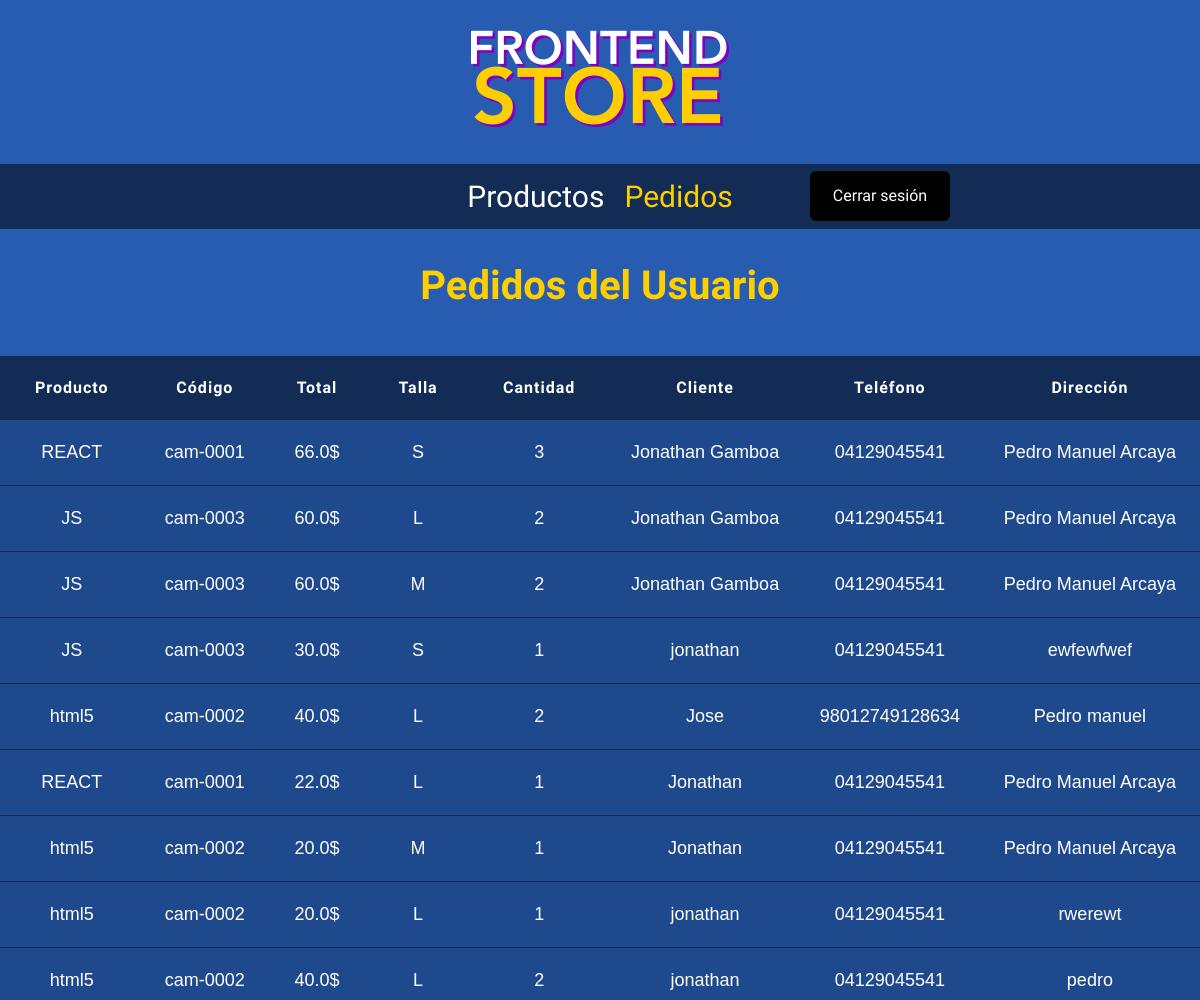
Page /admin/pedidos (signed in, upper part) on the earlier database version.
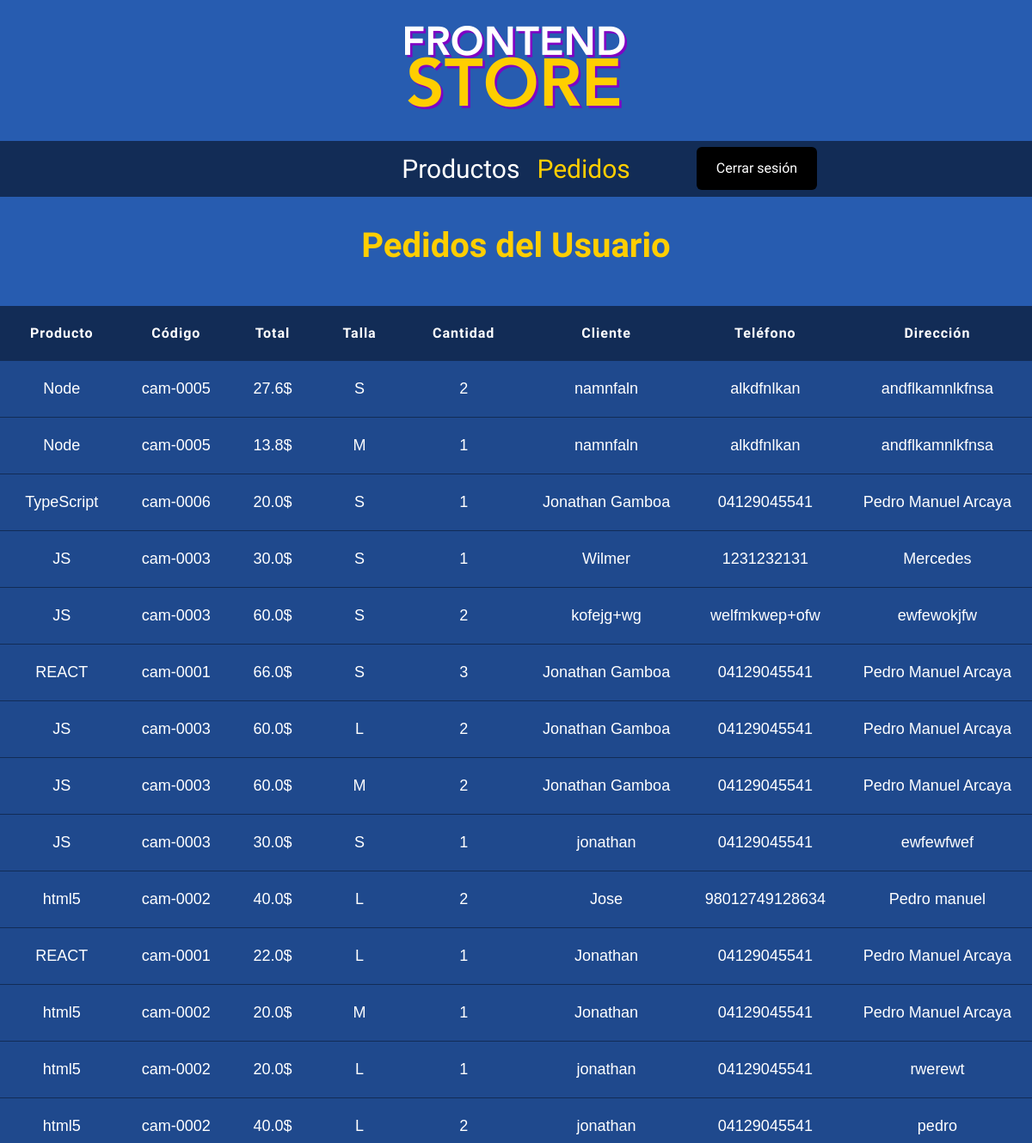
Same page on the later database version.
### tables this page shows
CREATE TABLE detalles_venta (
	id_detalles_venta INTEGER PRIMARY KEY,
	id_venta INTEGER,
	id_producto INTEGER,
	id_talla INTEGER,
	cantidad INTEGER,
	FOREIGN KEY (id_venta) REFERENCES ventas (id_venta),
	FOREIGN KEY (id_producto, id_talla) REFERENCES variantes_camisas (id_producto, id_talla)
);

CREATE TABLE productos (
    id_producto INTEGER PRIMARY KEY,
    nombre      TEXT NOT NULL,
    imagen      TEXT,
    precio      REAL DEFAULT 0,
    descripcion TEXT,
    codigo      TEXT UNIQUE
);

CREATE TABLE tallas (
	id_talla INTEGER PRIMARY KEY,
	talla TEXT NOT NULL
);

CREATE TABLE clientes (
    id_cliente INTEGER PRIMARY KEY,
    nombre TEXT NOT NULL,
    telefono TEXT,
    direccion TEXT
);

### app.py (the view)
@app.route('/admin/pedidos')
def pedidos():
    lista_pedidos = Ventas().lista_pedidos()
    return render_template('admin/pedidos.html', lista_pedidos = lista_pedidos )

### app.py (called while the page is built)
@app.before_request
def verificar_sesion():
    if request.path.startswith('/admin') and 'admin' not in session:
        flash('No intentes burlar al sistema', 'danger')
        return redirect(url_for('login'))

### database/db.py (called while the page is built)
def conectarDB():
    try:
      db = sqlite3.connect(DB_URL)
      db.row_factory = sqlite3.Row
      print("Conexión exitosa")
      return db
    except:
      print("Error")

### templates/admin/pedidos.html
{% extends 'base.html' %}
{% block contenido %}
<h1>Pedidos del Usuario</h1>
<table class="tabla">
    <thead>
        <tr>
            <th>Producto</th>
            <th>Código</th>
            <th>Total</th>
            <th>Talla</th>
            <th>Cantidad</th>
            <th>Cliente</th>
            <th>Teléfono</th>
            <th>Dirección</th>
        </tr>
    </thead>
    <tbody>
    {% for pedido in lista_pedidos %}
        <tr class="bg">
            <td><p>{{pedido.producto}}</p></td>
            <td><p>{{pedido.codigo}}</p></td>
            <td><p>{{pedido.subtotal}}$</p></td>
            <td><p>{{pedido.talla}}</p></td>
            <td><p>{{pedido.cantidad}}</p></td>
            <td><p>{{pedido.cliente}}</p></td>
            <td><p>{{pedido.telefono}}</p></td>
            <td><p>{{pedido.direccion}}</p></td>
        </tr>
    {% endfor %}
    </tbody>
</table>
{% endblock %}

Differences in the rows shown:
added detalles_venta: producto "Node", codigo "cam-0005", subtotal "27.6", talla "S", cantidad "2", cliente "namnfaln", telefono "alkdfnlkan", direccion "andflkamnlkfnsa"
added detalles_venta: producto "Node", codigo "cam-0005", subtotal "13.8", talla "M", cantidad "1", cliente "namnfaln", telefono "alkdfnlkan", direccion "andflkamnlkfnsa"
added detalles_venta: producto "TypeScript", codigo "cam-0006", subtotal "20.0", talla "S", cantidad "1", cliente "Jonathan Gamboa", telefono "04129045541", direccion "Pedro Manuel Arcaya"
added detalles_venta: producto "JS", codigo "cam-0003", subtotal "30.0", talla "S", cantidad "1", cliente "Wilmer", telefono "1231232131", direccion "Mercedes"
added detalles_venta: producto "JS", codigo "cam-0003", subtotal "60.0", talla "S", cantidad "2", cliente "kofejg+wg", telefono "welfmkwep+ofw", direccion "ewfewokjfw"
